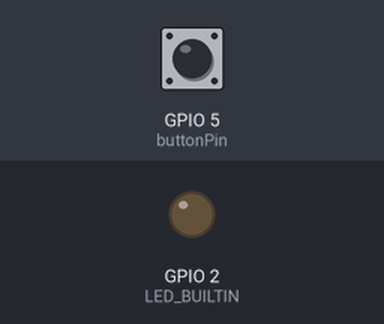
A sketch run on a simulated ESP8266 (NodeMCU). Shown: output pins drawn as LEDs (lit = HIGH, except the on-board LED, lit = LOW). The test bench sets the inputs (shaded band); at power-on: GPIO 5 (buttonPin) LOW. WiFi joins after 1.5 s; servers stay silent unless stated; uploads are accepted with an empty reply; what the sketch prints to the serial monitor is not drawn.

Above: at 6.7 s.
6.8 s: GPIO 5 (buttonPin) pulled HIGH for 0.15 s
At 6.96 s:
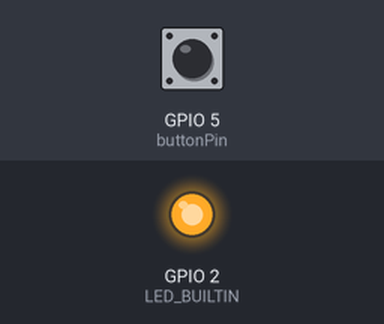
Timing chart, 0 to 9.8 s (numbered marks = the images above; inputs shaded):
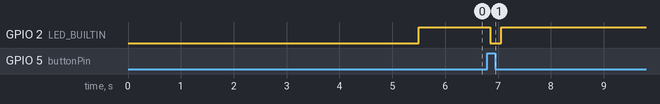

The sketch:

WiFiWebClientESP8266.ino
```cpp
#include <Arduino.h>

#include <ESP8266WiFi.h>
#include <ESP8266WiFiMulti.h>
#include <ESP8266HTTPClient.h>

#define USE_SERIAL Serial

//Wifi module variables
ESP8266WiFiMulti WiFiMulti;

//Constants, are used for configurations
const char* message = "/notify";
const int buttonPin = 5;

//Variable to manage button state
int ledState = HIGH;
int buttonState;
int lastButtonState = LOW;

//Debounce Variables
unsigned long lastDebounceTime = 0;
unsigned long debounceDelay = 50;
void setup() {
    pinMode(LED_BUILTIN, OUTPUT);
    USE_SERIAL.begin(19200);
   // USE_SERIAL.setDebugOutput(true);

    USE_SERIAL.println();
    USE_SERIAL.println();
    USE_SERIAL.println();

    for(uint8_t t = 4; t > 0; t--) {
        USE_SERIAL.printf("[SETUP] WAIT %d...\n", t);
        USE_SERIAL.flush();
        delay(1000);
    }

    WiFi.mode(WIFI_STA);
    WiFi.disconnect();
    WiFi.begin("guitart", "test1234");
    while (WiFi.status() != WL_CONNECTED) {
      delay(500);
      Serial.print(".");
      digitalWrite(LED_BUILTIN, LOW);
    }
    Serial.println("WiFi connected");
    Serial.print("SSID: ");
    Serial.println(WiFi.SSID());
    Serial.print("IP address: ");
    Serial.println(WiFi.localIP());
    digitalWrite(LED_BUILTIN, HIGH);
}

void loop() {
  // read the state of the switch into a local variable:
  int reading = digitalRead(buttonPin);

  // check to see if you just pressed the button
  // (i.e. the input went from LOW to HIGH), and you've waited long enough
  // since the last press to ignore any noise:

  // If the switch changed, due to noise or pressing:
  if (reading != lastButtonState) {
    // reset the debouncing timer
    lastDebounceTime = millis();
  }

  if ((millis() - lastDebounceTime) > debounceDelay) {
    // whatever the reading is at, it's been there for longer than the debounce
    // delay, so take it as the actual current state:

    // if the button state has changed:
    if (reading != buttonState) {
      buttonState = reading;

      // only send message if the new button state is HIGH
      if (buttonState == HIGH) {
        USE_SERIAL.printf("[MAIL NOTIFICATION] Input received, preparing...\n");
        digitalWrite(LED_BUILTIN, LOW);
        sendMail();
        digitalWrite(LED_BUILTIN, HIGH);
        USE_SERIAL.printf("[MAIL NOTIFICATION] Input received, finished...\n");
      }

    }
  }
  lastButtonState = reading;
}

void sendMail(){
  // wait for WiFi connection
  if((WiFiMulti.run() == WL_CONNECTED)) {

      HTTPClient http;

      USE_SERIAL.print("[HTTP] begin...\n");
      // configure traged server and url
      //http.begin("https://192.168.1.12/test.html", "7a 9c f4 db 40 d3 62 5a 6e 21 bc 5c cc 66 c8 3e a1 45 59 38"); //HTTPS
      http.begin("http://mail-system.herokuapp.com/notify");//HTTP

      USE_SERIAL.print("[HTTP] POST...\n");
      // start connection and send HTTP headers
      int httpCode = http.POST("");


      // httpCode will be negative on error
      if(httpCode > 0) {
          // HTTP header has been send and Server response header has been handled
          USE_SERIAL.printf("[HTTP] POST... code: %d\n", httpCode);

          // file found at server
          if(httpCode == HTTP_CODE_OK) {
              String payload = http.getString();
              USE_SERIAL.println(payload);
          }else{
            USE_SERIAL.print("STATUS: ");
            USE_SERIAL.println(httpCode);
            http.writeToStream(&USE_SERIAL);
          }
      } else {
          USE_SERIAL.printf("[HTTP] POST... failed, error: %s\n", http.errorToString(httpCode).c_str());
      }

      http.end();
  }
}
```

Measured:
- after the input at 6.8 s, GPIO 2 (LED_BUILTIN): HIGH → LOW after 0.05 s, → HIGH 0.21 s later
